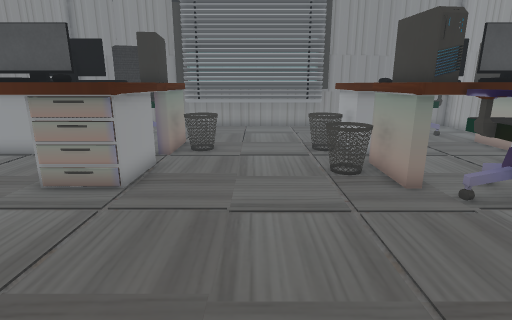
[1] (above)

19 first-person views from a walk through a scene from a Unity 3-D project. The camera is 1.4 m above the floor, tilts 14° down and sees 80° across. Doors are open. The floor is counted in squares, 0.5 m on a side. Each view is taken from the middle of a square. On the plan, view 1 faces up. The plan holds only what a view shows up to about 20 squares ahead; the rest is blank. The place goes on beyond the plan. Some surface patterns are stand-ins.

[2]
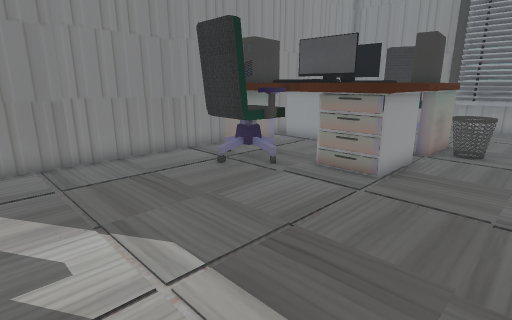

[3]
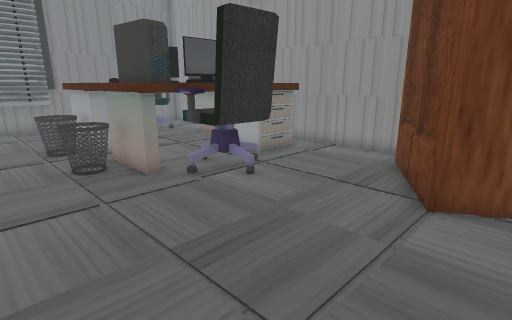

[4]
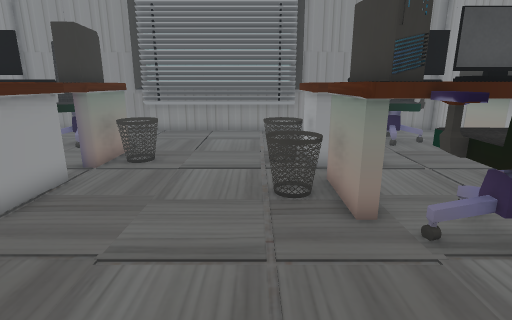

[5]
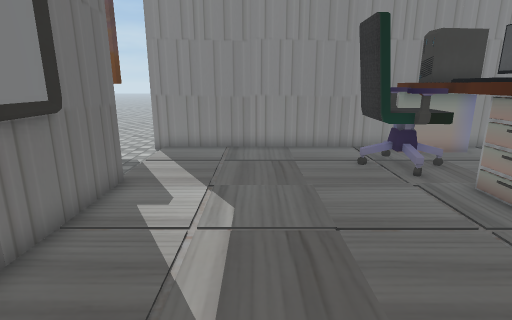

[6]
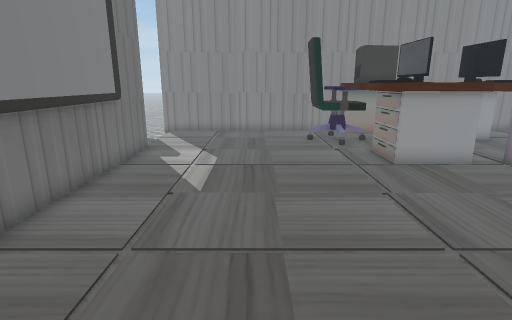

[7]
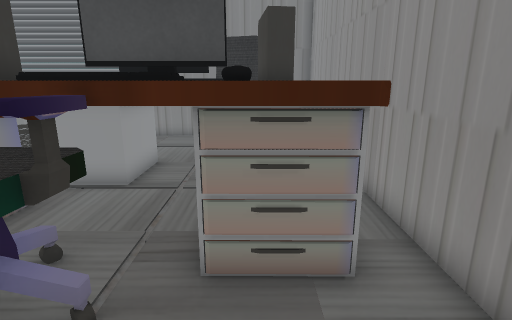

[8]
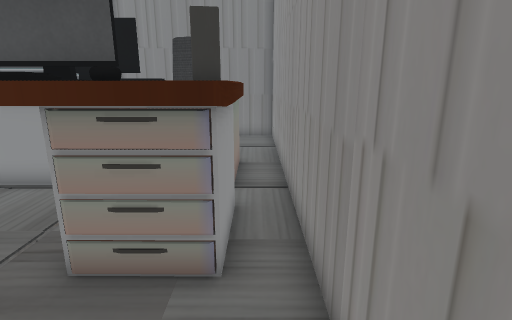

[9]
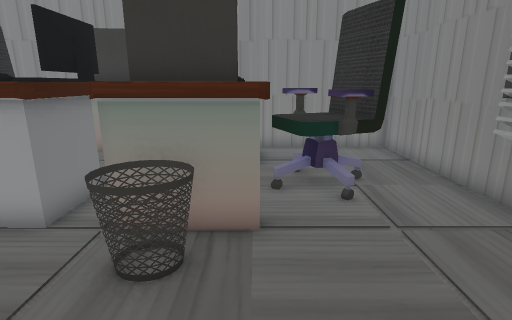

[10]
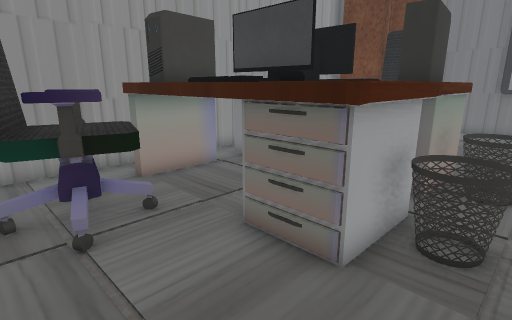

[11]
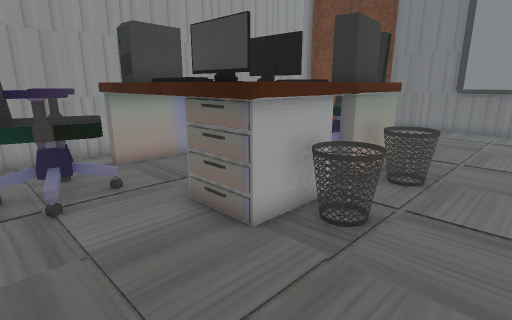

[12]
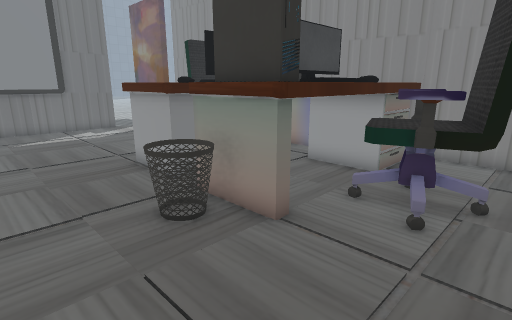

[13]
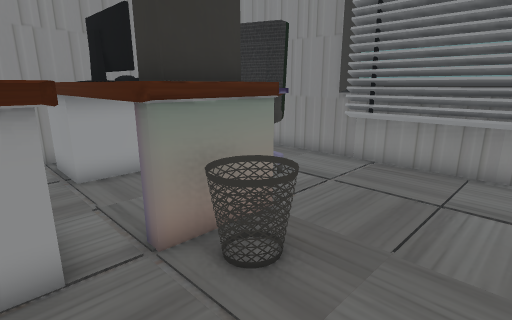

[14]
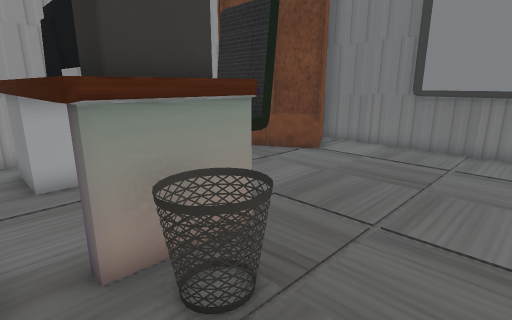

[15]
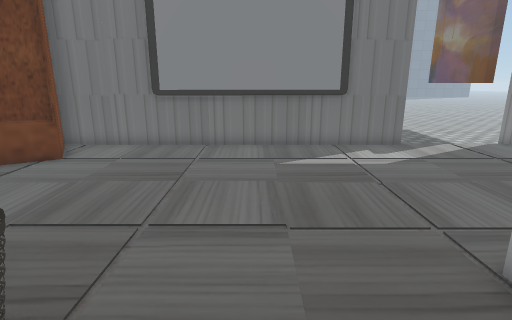

[16]
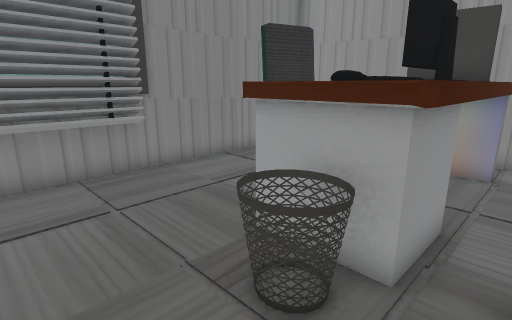

[17]
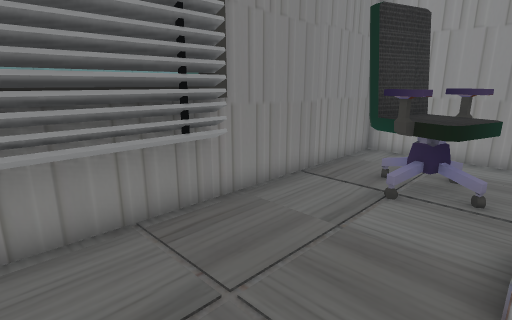

[18]
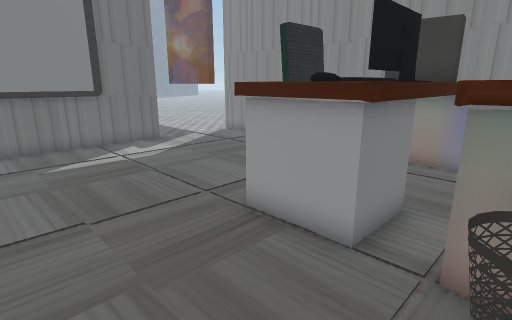

[19]
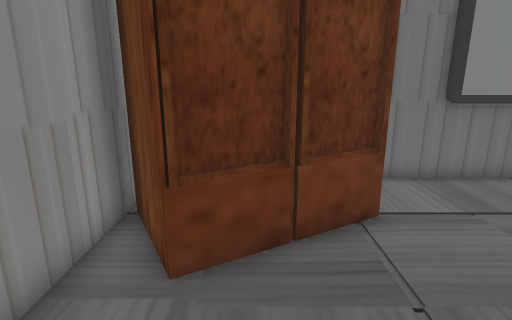

### Floor plan
Key: @ floor where view 1 was taken; # wall or solid block; . floor; D open door; ^ raised ledge; C chair; T table; K keyboard; M monitor; A cabinet; O other object.
Columns run from 13 left of view 1 to 13 right of it. Each row starts with its distance up from view 1.
 22         #
 21  ########^^^^^^^^##########
 20  #........................#
 19  #...................CC...#
 18  #...CCCC............CCC..#
 17  #...CCCC...........CCCC..#
 16  #...CCCC............CCC..#
 15  #TTTKKTTTT......TTTKKTTT.#
 14  #  TKKK TTO...OOT TMKK T.#
 13  #  MMMM TTO...OOT MMM  T.#
 12  #TTTTTTTTT......TTTTTTTT.#
 11  #T  TMTTTT......TTTTMTTTT#
 10  #T  MMM TT....OOTT MMM TT#
  9  #T  KKK TT....OOT  KKK TT#
  8  #TCCCKTTTT......TCCCKKTTT#
  7  #.CCCC...........CCCC....#
  6  #.CCC.............CCC....#
  5  #........................#
  4  #........................#
  3  #......................A.#
  2  #....................AAAA#
  1  #..................AAA  A#
  0  #...........@.......A    #
 -1  #...................AAAA
 -2  DDDDDD################
 -3 ......
 -4 ......
 -5 ......
 -6 .....
 -7 .....
 -8 ....

Where each view was taken, in squares from view 1:
view 1: 0 up, 0 right, facing up
view 2: 1 down, 0 right, facing up-left
view 3: 1 down, 0 right, facing up-right
view 4: 2 up, 2 right, facing up
view 5: 2 up, 2 right, facing left
view 6: 3 up, 7 right, facing left
view 7: 4 up, 10 right, facing up
view 8: 4 up, 12 right, facing up
view 9: 15 up, 2 right, facing left
view 10: 19 up, 2 right, facing down-right
view 11: 19 up, 0 right, facing down-right
view 12: 19 up, 1 right, facing down-left
view 13: 10 up, 1 right, facing up-left
view 14: 12 up, 0 right, facing down-right
view 15: 12 up, 0 right, facing down
view 16: 11 up, 0 right, facing up-right
view 17: 15 up, 0 right, facing up-right
view 18: 13 up, 1 right, facing down-left
view 19: 7 up, 10 right, facing down
